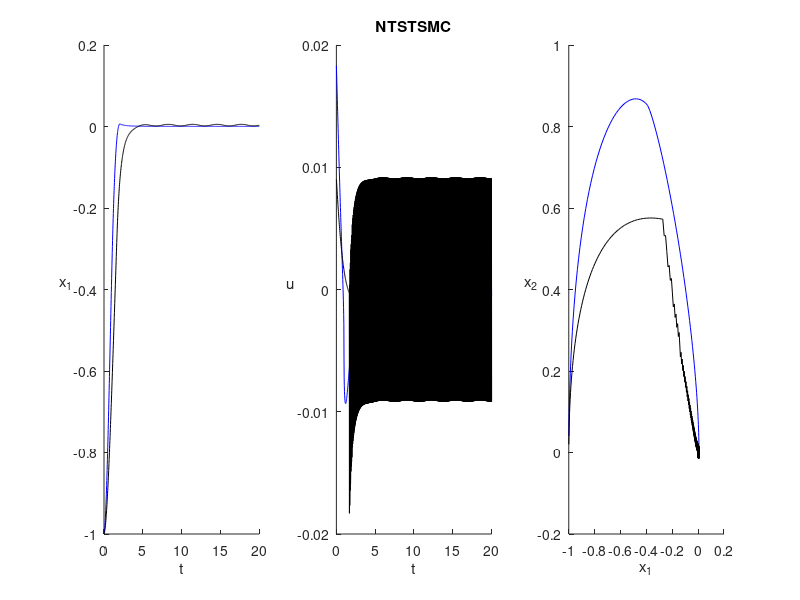

Write the MATLAB code that produced this figure.
clc,clear,close all
% NTSTSMC和一般NTSTSMC对比
t_end = 20; n = 1000;dt = t_end/n;
m = 0.8; g = 9.80665; Ix = 0.005; Iy = 0.005; Iz = 0.009; L = 0.33 / 2;
Kz = 0;

alpha = 2;beta = 1;gamma = 0.4;
mu = 0.9;r = 5/3;
K1 = 1.3;K2 = 1;

phi_dot = 0;theta_dot = 0;
e_psi = -1; e_psi_dot = 0; psi_des_dotdot = 0;
s_psi_integ = 0;

y1_array = [];y2_array = [];
u_array=[];s_dot_array=[];
for t = linspace(0,t_end,n)
    
    s = alpha * e_psi +  (beta * sign(e_psi_dot) * abs(e_psi_dot) ^ mu) ...
        + (gamma * sign(e_psi) * abs(e_psi) ^ r);
    s_psi_integ = s_psi_integ + K2 * sign(s) * dt;

    u = -Iz*((Ix-Iy)/Iz*phi_dot*theta_dot - psi_des_dotdot + alpha/(beta*mu)*sign(e_psi_dot) * abs(e_psi_dot)^(2-mu)...
    + gamma*r/(beta*mu)*(sign(e_psi) * abs(e_psi)^(r-1))* sign(e_psi_dot) * abs(e_psi_dot)^(2-mu) + K1*(abs(s))^(1/2)*sign(s)...
    + s_psi_integ);
    
    e_psi_dot = e_psi_dot + (u/Iz +(Ix - Iy)/Iz*phi_dot*theta_dot + 0.01 * sin(2*t) ) * dt;
    e_psi = e_psi + e_psi_dot * dt;
    u_array = [u_array,u];
    % if (t > 0)  s_dot_array = [s_dot_array,s_dot]; end
    y1_array = [y1_array, e_psi];
    y2_array = [y2_array, e_psi_dot];
end
t = linspace(0,t_end,n);

subplot(1,3,1);hold on;plot(t,y1_array,'b');xlabel('t');ylabel('x_1',"Rotation",0)
subplot(1,3,2);hold on;plot(t,u_array,'b');xlabel('t');ylabel('u',"Rotation",0);title('NTSTSMC')
subplot(1,3,3);hold on;plot(y1_array,y2_array,'b');xlabel('x_1');ylabel('x_2',"Rotation",0)

%% 
t_end = 20; n = 1000;dt = t_end/n;
m = 0.8; g = 9.80665; Ix = 0.005; Iy = 0.005; Iz = 0.009; L = 0.33 / 2;
Kz = 0;

alpha = 2;beta = 1;gamma = 0.4;
mu = 0.9;r = 5/3;
K1 = 1;

phi_dot = 0;theta_dot = 0;
e_psi = -1; e_psi_dot = 0; psi_des_dotdot = 0;

y1_array = [];y2_array = [];
u_array=[];s_dot_array=[];
for t = linspace(0,t_end,n)
    
    s = alpha * e_psi +  (beta * sign(e_psi_dot) * abs(e_psi_dot) ^ mu) ...
        + (gamma * sign(e_psi) * abs(e_psi) ^ r);

    u = -Iz*((Ix-Iy)/Iz*phi_dot*theta_dot - psi_des_dotdot + alpha/(beta*mu)*sign(e_psi_dot) * abs(e_psi_dot)^(2-mu)...
    + gamma*r/(beta*mu)*(sign(e_psi) * abs(e_psi)^(r-1))* sign(e_psi_dot) * abs(e_psi_dot)^(2-mu) + K1*sign(s));
    
    e_psi_dot = e_psi_dot + (u/Iz +(Ix - Iy)/Iz*phi_dot*theta_dot + 0.01 * sin(2*t) ) * dt;
    e_psi = e_psi + e_psi_dot * dt;
    u_array = [u_array,u];
    % if (t > 0)  s_dot_array = [s_dot_array,s_dot]; end
    y1_array = [y1_array, e_psi];
    y2_array = [y2_array, e_psi_dot];
end
t = linspace(0,t_end,n);
%figure
subplot(1,3,1);
hold on;plot(t,y1_array,'k');xlabel('t');ylabel('x_1',"Rotation",0)
subplot(1,3,2);hold on;plot(t,u_array,'k');xlabel('t');ylabel('u',"Rotation",0);title('NTSTSMC')
subplot(1,3,3);hold on;plot(y1_array,y2_array,'k');xlabel('x_1');ylabel('x_2',"Rotation",0)